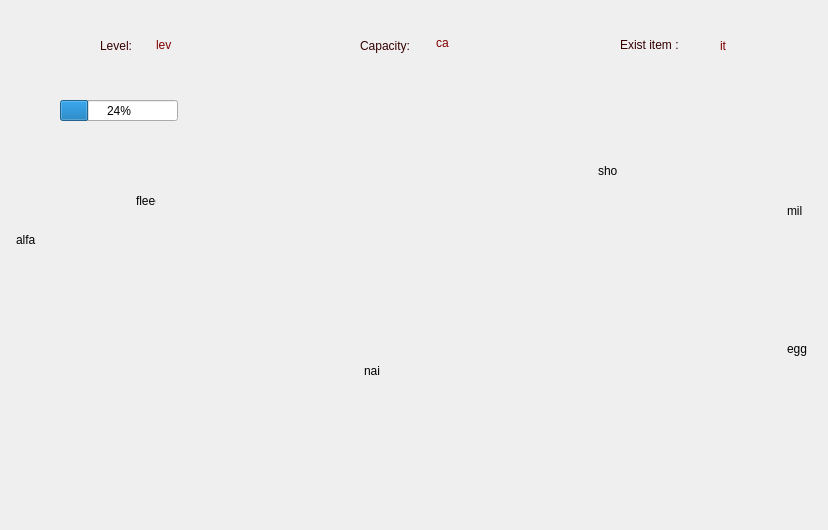
<?xml version="1.0" encoding="UTF-8"?>
<ui version="4.0">
 <class>barn</class>
 <widget class="QDialog" name="barn">
  <property name="geometry">
   <rect>
    <x>0</x>
    <y>0</y>
    <width>828</width>
    <height>530</height>
   </rect>
  </property>
  <property name="minimumSize">
   <size>
    <width>828</width>
    <height>530</height>
   </size>
  </property>
  <property name="maximumSize">
   <size>
    <width>828</width>
    <height>530</height>
   </size>
  </property>
  <property name="windowTitle">
   <string>Barn</string>
  </property>
  <widget class="QLabel" name="label">
   <property name="geometry">
    <rect>
     <x>100</x>
     <y>30</y>
     <width>51</width>
     <height>31</height>
    </rect>
   </property>
   <property name="styleSheet">
    <string notr="true">color: rgb(52, 0, 0);
font: 11pt &quot;MS Shell Dlg 2&quot;;</string>
   </property>
   <property name="text">
    <string>Level:</string>
   </property>
  </widget>
  <widget class="QLabel" name="label_2">
   <property name="geometry">
    <rect>
     <x>360</x>
     <y>30</y>
     <width>81</width>
     <height>31</height>
    </rect>
   </property>
   <property name="styleSheet">
    <string notr="true">color: rgb(52, 0, 0);
font: 11pt &quot;MS Shell Dlg 2&quot;;</string>
   </property>
   <property name="text">
    <string>Capacity:</string>
   </property>
  </widget>
  <widget class="QLabel" name="label_3">
   <property name="geometry">
    <rect>
     <x>620</x>
     <y>29</y>
     <width>91</width>
     <height>31</height>
    </rect>
   </property>
   <property name="styleSheet">
    <string notr="true">color: rgb(52, 0, 0);
font: 11pt &quot;MS Shell Dlg 2&quot;;</string>
   </property>
   <property name="text">
    <string>Exist item :</string>
   </property>
  </widget>
  <widget class="QLabel" name="level">
   <property name="geometry">
    <rect>
     <x>156</x>
     <y>34</y>
     <width>51</width>
     <height>21</height>
    </rect>
   </property>
   <property name="styleSheet">
    <string notr="true">color: rgb(127, 0, 0);
font: 12pt &quot;MS Shell Dlg 2&quot;;</string>
   </property>
   <property name="text">
    <string>lev</string>
   </property>
  </widget>
  <widget class="QLabel" name="capacity">
   <property name="geometry">
    <rect>
     <x>436</x>
     <y>32</y>
     <width>61</width>
     <height>21</height>
    </rect>
   </property>
   <property name="styleSheet">
    <string notr="true">color: rgb(127, 0, 0);
font: 12pt &quot;MS Shell Dlg 2&quot;;</string>
   </property>
   <property name="text">
    <string>ca</string>
   </property>
  </widget>
  <widget class="QLabel" name="shovel">
   <property name="geometry">
    <rect>
     <x>598</x>
     <y>160</y>
     <width>20</width>
     <height>21</height>
    </rect>
   </property>
   <property name="toolTip">
    <string>&lt;html&gt;&lt;head/&gt;&lt;body&gt;&lt;p&gt;Shovel&lt;/p&gt;&lt;/body&gt;&lt;/html&gt;</string>
   </property>
   <property name="text">
    <string>sho</string>
   </property>
  </widget>
  <widget class="QLabel" name="nail">
   <property name="geometry">
    <rect>
     <x>364</x>
     <y>360</y>
     <width>20</width>
     <height>21</height>
    </rect>
   </property>
   <property name="text">
    <string>nai</string>
   </property>
  </widget>
  <widget class="QLabel" name="alfalfa">
   <property name="geometry">
    <rect>
     <x>16</x>
     <y>230</y>
     <width>20</width>
     <height>20</height>
    </rect>
   </property>
   <property name="text">
    <string>alfa</string>
   </property>
  </widget>
  <widget class="QLabel" name="egg">
   <property name="geometry">
    <rect>
     <x>787</x>
     <y>339</y>
     <width>20</width>
     <height>20</height>
    </rect>
   </property>
   <property name="text">
    <string>egg</string>
   </property>
  </widget>
  <widget class="QLabel" name="milk">
   <property name="geometry">
    <rect>
     <x>787</x>
     <y>200</y>
     <width>20</width>
     <height>21</height>
    </rect>
   </property>
   <property name="toolTip">
    <string>&lt;html&gt;&lt;head/&gt;&lt;body&gt;&lt;p&gt;Milk&lt;/p&gt;&lt;/body&gt;&lt;/html&gt;</string>
   </property>
   <property name="text">
    <string>mil</string>
   </property>
  </widget>
  <widget class="QLabel" name="fleece">
   <property name="geometry">
    <rect>
     <x>136</x>
     <y>190</y>
     <width>20</width>
     <height>21</height>
    </rect>
   </property>
   <property name="text">
    <string>fleece</string>
   </property>
  </widget>
  <widget class="QPushButton" name="upgrade">
   <property name="geometry">
    <rect>
     <x>0</x>
     <y>80</y>
     <width>61</width>
     <height>61</height>
    </rect>
   </property>
   <property name="cursor">
    <cursorShape>PointingHandCursor</cursorShape>
   </property>
   <property name="toolTip">
    <string>&lt;html&gt;&lt;head/&gt;&lt;body&gt;&lt;p&gt;Upgrade&lt;/p&gt;&lt;/body&gt;&lt;/html&gt;</string>
   </property>
   <property name="styleSheet">
    <string notr="true">alternate-background-color: qlineargradient(spread:pad, x1:0, y1:0, x2:1, y2:1, stop:1 rgba(0, 0, 0, 0));
border : none;</string>
   </property>
   <property name="text">
    <string/>
   </property>
   <property name="icon">
    <iconset resource="game_recources.qrc">
     <normaloff>:/game_backgrounds/pics_project/upgrade.png</normaloff>:/game_backgrounds/pics_project/upgrade.png</iconset>
   </property>
   <property name="iconSize">
    <size>
     <width>75</width>
     <height>75</height>
    </size>
   </property>
  </widget>
  <widget class="QProgressBar" name="barn_pro">
   <property name="geometry">
    <rect>
     <x>60</x>
     <y>100</y>
     <width>118</width>
     <height>21</height>
    </rect>
   </property>
   <property name="cursor">
    <cursorShape>WaitCursor</cursorShape>
   </property>
   <property name="value">
    <number>24</number>
   </property>
   <property name="alignment">
    <set>Qt::AlignCenter</set>
   </property>
  </widget>
  <widget class="QLabel" name="label_4">
   <property name="geometry">
    <rect>
     <x>0</x>
     <y>0</y>
     <width>831</width>
     <height>531</height>
    </rect>
   </property>
   <property name="cursor">
    <cursorShape>ArrowCursor</cursorShape>
   </property>
   <property name="text">
    <string/>
   </property>
   <property name="pixmap">
    <pixmap resource="game_recources.qrc">:/game_backgrounds/pics_project/silo back.jpg</pixmap>
   </property>
   <property name="scaledContents">
    <bool>true</bool>
   </property>
  </widget>
  <widget class="QLabel" name="label_12">
   <property name="geometry">
    <rect>
     <x>660</x>
     <y>390</y>
     <width>181</width>
     <height>151</height>
    </rect>
   </property>
   <property name="cursor">
    <cursorShape>WhatsThisCursor</cursorShape>
   </property>
   <property name="toolTip">
    <string>&lt;html&gt;&lt;head/&gt;&lt;body&gt;&lt;p&gt;Egg&lt;/p&gt;&lt;/body&gt;&lt;/html&gt;</string>
   </property>
   <property name="text">
    <string/>
   </property>
   <property name="pixmap">
    <pixmap resource="game_recources.qrc">:/game_backgrounds/pics_project/box2.png</pixmap>
   </property>
   <property name="scaledContents">
    <bool>true</bool>
   </property>
  </widget>
  <widget class="QLabel" name="label_16">
   <property name="geometry">
    <rect>
     <x>740</x>
     <y>390</y>
     <width>91</width>
     <height>61</height>
    </rect>
   </property>
   <property name="cursor">
    <cursorShape>WhatsThisCursor</cursorShape>
   </property>
   <property name="toolTip">
    <string>&lt;html&gt;&lt;head/&gt;&lt;body&gt;&lt;p&gt;Egg&lt;/p&gt;&lt;/body&gt;&lt;/html&gt;</string>
   </property>
   <property name="text">
    <string/>
   </property>
   <property name="pixmap">
    <pixmap resource="game_recources.qrc">:/game_backgrounds/pics_project/egg_pack.png</pixmap>
   </property>
   <property name="scaledContents">
    <bool>true</bool>
   </property>
  </widget>
  <widget class="QLabel" name="label_17">
   <property name="geometry">
    <rect>
     <x>690</x>
     <y>370</y>
     <width>91</width>
     <height>61</height>
    </rect>
   </property>
   <property name="cursor">
    <cursorShape>WhatsThisCursor</cursorShape>
   </property>
   <property name="toolTip">
    <string>&lt;html&gt;&lt;head/&gt;&lt;body&gt;&lt;p&gt;Egg&lt;/p&gt;&lt;/body&gt;&lt;/html&gt;</string>
   </property>
   <property name="text">
    <string/>
   </property>
   <property name="pixmap">
    <pixmap resource="game_recources.qrc">:/game_backgrounds/pics_project/egg_pack.png</pixmap>
   </property>
   <property name="scaledContents">
    <bool>true</bool>
   </property>
  </widget>
  <widget class="QLabel" name="label_18">
   <property name="geometry">
    <rect>
     <x>600</x>
     <y>230</y>
     <width>51</width>
     <height>161</height>
    </rect>
   </property>
   <property name="cursor">
    <cursorShape>WhatsThisCursor</cursorShape>
   </property>
   <property name="toolTip">
    <string>&lt;html&gt;&lt;head/&gt;&lt;body&gt;&lt;p&gt;Shovel&lt;/p&gt;&lt;/body&gt;&lt;/html&gt;</string>
   </property>
   <property name="text">
    <string/>
   </property>
   <property name="pixmap">
    <pixmap resource="game_recources.qrc">:/game_backgrounds/pics_project/shovel2.png</pixmap>
   </property>
   <property name="scaledContents">
    <bool>true</bool>
   </property>
  </widget>
  <widget class="QLabel" name="label_19">
   <property name="geometry">
    <rect>
     <x>590</x>
     <y>240</y>
     <width>51</width>
     <height>161</height>
    </rect>
   </property>
   <property name="cursor">
    <cursorShape>WhatsThisCursor</cursorShape>
   </property>
   <property name="toolTip">
    <string>&lt;html&gt;&lt;head/&gt;&lt;body&gt;&lt;p&gt;Shovel&lt;/p&gt;&lt;/body&gt;&lt;/html&gt;</string>
   </property>
   <property name="text">
    <string/>
   </property>
   <property name="pixmap">
    <pixmap resource="game_recources.qrc">:/game_backgrounds/pics_project/shovel2.png</pixmap>
   </property>
   <property name="scaledContents">
    <bool>true</bool>
   </property>
  </widget>
  <widget class="QLabel" name="label_20">
   <property name="geometry">
    <rect>
     <x>570</x>
     <y>230</y>
     <width>51</width>
     <height>161</height>
    </rect>
   </property>
   <property name="cursor">
    <cursorShape>WhatsThisCursor</cursorShape>
   </property>
   <property name="toolTip">
    <string>&lt;html&gt;&lt;head/&gt;&lt;body&gt;&lt;p&gt;Shovel&lt;/p&gt;&lt;/body&gt;&lt;/html&gt;</string>
   </property>
   <property name="text">
    <string/>
   </property>
   <property name="pixmap">
    <pixmap resource="game_recources.qrc">:/game_backgrounds/pics_project/shovel2.png</pixmap>
   </property>
   <property name="scaledContents">
    <bool>true</bool>
   </property>
  </widget>
  <widget class="QLabel" name="label_21">
   <property name="geometry">
    <rect>
     <x>790</x>
     <y>280</y>
     <width>71</width>
     <height>91</height>
    </rect>
   </property>
   <property name="cursor">
    <cursorShape>WhatsThisCursor</cursorShape>
   </property>
   <property name="toolTip">
    <string>&lt;html&gt;&lt;head/&gt;&lt;body&gt;&lt;p&gt;Milk&lt;/p&gt;&lt;/body&gt;&lt;/html&gt;</string>
   </property>
   <property name="text">
    <string/>
   </property>
   <property name="pixmap">
    <pixmap resource="game_recources.qrc">:/game_backgrounds/pics_project/milk box.png</pixmap>
   </property>
   <property name="scaledContents">
    <bool>true</bool>
   </property>
  </widget>
  <widget class="QLabel" name="label_22">
   <property name="geometry">
    <rect>
     <x>750</x>
     <y>270</y>
     <width>71</width>
     <height>91</height>
    </rect>
   </property>
   <property name="cursor">
    <cursorShape>WhatsThisCursor</cursorShape>
   </property>
   <property name="toolTip">
    <string>&lt;html&gt;&lt;head/&gt;&lt;body&gt;&lt;p&gt;Milk&lt;/p&gt;&lt;/body&gt;&lt;/html&gt;</string>
   </property>
   <property name="text">
    <string/>
   </property>
   <property name="pixmap">
    <pixmap resource="game_recources.qrc">:/game_backgrounds/pics_project/milk box.png</pixmap>
   </property>
   <property name="scaledContents">
    <bool>true</bool>
   </property>
  </widget>
  <widget class="QLabel" name="label_23">
   <property name="geometry">
    <rect>
     <x>710</x>
     <y>260</y>
     <width>71</width>
     <height>91</height>
    </rect>
   </property>
   <property name="cursor">
    <cursorShape>WhatsThisCursor</cursorShape>
   </property>
   <property name="toolTip">
    <string>&lt;html&gt;&lt;head/&gt;&lt;body&gt;&lt;p&gt;Milk&lt;/p&gt;&lt;/body&gt;&lt;/html&gt;</string>
   </property>
   <property name="text">
    <string/>
   </property>
   <property name="pixmap">
    <pixmap resource="game_recources.qrc">:/game_backgrounds/pics_project/milk box.png</pixmap>
   </property>
   <property name="scaledContents">
    <bool>true</bool>
   </property>
  </widget>
  <widget class="QLabel" name="label_24">
   <property name="geometry">
    <rect>
     <x>640</x>
     <y>370</y>
     <width>71</width>
     <height>91</height>
    </rect>
   </property>
   <property name="toolTip">
    <string>&lt;html&gt;&lt;head/&gt;&lt;body&gt;&lt;p&gt;Milk&lt;/p&gt;&lt;/body&gt;&lt;/html&gt;</string>
   </property>
   <property name="text">
    <string/>
   </property>
   <property name="pixmap">
    <pixmap resource="game_recources.qrc">:/game_backgrounds/pics_project/milk box.png</pixmap>
   </property>
   <property name="scaledContents">
    <bool>true</bool>
   </property>
  </widget>
  <widget class="QLabel" name="label_25">
   <property name="geometry">
    <rect>
     <x>20</x>
     <y>20</y>
     <width>271</width>
     <height>51</height>
    </rect>
   </property>
   <property name="text">
    <string/>
   </property>
   <property name="pixmap">
    <pixmap resource="game_recources.qrc">:/game_backgrounds/pics_project/push botton.png</pixmap>
   </property>
   <property name="scaledContents">
    <bool>true</bool>
   </property>
  </widget>
  <widget class="QLabel" name="label_26">
   <property name="geometry">
    <rect>
     <x>290</x>
     <y>20</y>
     <width>271</width>
     <height>51</height>
    </rect>
   </property>
   <property name="text">
    <string/>
   </property>
   <property name="pixmap">
    <pixmap resource="game_recources.qrc">:/game_backgrounds/pics_project/push botton.png</pixmap>
   </property>
   <property name="scaledContents">
    <bool>true</bool>
   </property>
  </widget>
  <widget class="QLabel" name="label_27">
   <property name="geometry">
    <rect>
     <x>560</x>
     <y>20</y>
     <width>251</width>
     <height>51</height>
    </rect>
   </property>
   <property name="text">
    <string/>
   </property>
   <property name="pixmap">
    <pixmap resource="game_recources.qrc">:/game_backgrounds/pics_project/push botton.png</pixmap>
   </property>
   <property name="scaledContents">
    <bool>true</bool>
   </property>
  </widget>
  <widget class="QLabel" name="label_28">
   <property name="geometry">
    <rect>
     <x>320</x>
     <y>420</y>
     <width>91</width>
     <height>91</height>
    </rect>
   </property>
   <property name="cursor">
    <cursorShape>WhatsThisCursor</cursorShape>
   </property>
   <property name="toolTip">
    <string>&lt;html&gt;&lt;head/&gt;&lt;body&gt;&lt;p&gt;Nail&lt;/p&gt;&lt;/body&gt;&lt;/html&gt;</string>
   </property>
   <property name="text">
    <string/>
   </property>
   <property name="pixmap">
    <pixmap resource="game_recources.qrc">:/game_backgrounds/pics_project/egg_box.png</pixmap>
   </property>
   <property name="scaledContents">
    <bool>true</bool>
   </property>
  </widget>
  <widget class="QLabel" name="label_29">
   <property name="geometry">
    <rect>
     <x>150</x>
     <y>290</y>
     <width>51</width>
     <height>41</height>
    </rect>
   </property>
   <property name="text">
    <string/>
   </property>
   <property name="pixmap">
    <pixmap resource="game_recources.qrc">:/game_backgrounds/pics_project/wool.png</pixmap>
   </property>
   <property name="scaledContents">
    <bool>true</bool>
   </property>
  </widget>
  <widget class="QLabel" name="label_30">
   <property name="geometry">
    <rect>
     <x>70</x>
     <y>290</y>
     <width>151</width>
     <height>151</height>
    </rect>
   </property>
   <property name="text">
    <string/>
   </property>
   <property name="pixmap">
    <pixmap resource="game_recources.qrc">:/game_backgrounds/pics_project/wool.png</pixmap>
   </property>
   <property name="scaledContents">
    <bool>true</bool>
   </property>
  </widget>
  <widget class="QLabel" name="label_31">
   <property name="geometry">
    <rect>
     <x>50</x>
     <y>280</y>
     <width>151</width>
     <height>111</height>
    </rect>
   </property>
   <property name="cursor">
    <cursorShape>WhatsThisCursor</cursorShape>
   </property>
   <property name="toolTip">
    <string>&lt;html&gt;&lt;head/&gt;&lt;body&gt;&lt;p&gt;Fleece&lt;/p&gt;&lt;/body&gt;&lt;/html&gt;</string>
   </property>
   <property name="text">
    <string/>
   </property>
   <property name="pixmap">
    <pixmap resource="game_recources.qrc">:/game_backgrounds/pics_project/wool.png</pixmap>
   </property>
   <property name="scaledContents">
    <bool>true</bool>
   </property>
  </widget>
  <widget class="QLabel" name="label_32">
   <property name="geometry">
    <rect>
     <x>120</x>
     <y>290</y>
     <width>91</width>
     <height>81</height>
    </rect>
   </property>
   <property name="text">
    <string/>
   </property>
   <property name="pixmap">
    <pixmap resource="game_recources.qrc">:/game_backgrounds/pics_project/wool.png</pixmap>
   </property>
   <property name="scaledContents">
    <bool>true</bool>
   </property>
  </widget>
  <widget class="QLabel" name="label_33">
   <property name="geometry">
    <rect>
     <x>50</x>
     <y>260</y>
     <width>151</width>
     <height>111</height>
    </rect>
   </property>
   <property name="toolTip">
    <string>&lt;html&gt;&lt;head/&gt;&lt;body&gt;&lt;p&gt;Fleece&lt;/p&gt;&lt;/body&gt;&lt;/html&gt;</string>
   </property>
   <property name="text">
    <string/>
   </property>
   <property name="pixmap">
    <pixmap resource="game_recources.qrc">:/game_backgrounds/pics_project/wool.png</pixmap>
   </property>
   <property name="scaledContents">
    <bool>true</bool>
   </property>
  </widget>
  <widget class="QLabel" name="label_34">
   <property name="geometry">
    <rect>
     <x>-20</x>
     <y>360</y>
     <width>211</width>
     <height>151</height>
    </rect>
   </property>
   <property name="cursor">
    <cursorShape>WhatsThisCursor</cursorShape>
   </property>
   <property name="toolTip">
    <string>&lt;html&gt;&lt;head/&gt;&lt;body&gt;&lt;p&gt;Alfalfa&lt;/p&gt;&lt;/body&gt;&lt;/html&gt;</string>
   </property>
   <property name="text">
    <string/>
   </property>
   <property name="pixmap">
    <pixmap resource="game_recources.qrc">:/game_backgrounds/pics_project/alfalfa bale.png</pixmap>
   </property>
   <property name="scaledContents">
    <bool>true</bool>
   </property>
  </widget>
  <widget class="QLabel" name="label_35">
   <property name="geometry">
    <rect>
     <x>-110</x>
     <y>400</y>
     <width>211</width>
     <height>151</height>
    </rect>
   </property>
   <property name="cursor">
    <cursorShape>WhatsThisCursor</cursorShape>
   </property>
   <property name="toolTip">
    <string>&lt;html&gt;&lt;head/&gt;&lt;body&gt;&lt;p&gt;Alfalfa&lt;/p&gt;&lt;/body&gt;&lt;/html&gt;</string>
   </property>
   <property name="text">
    <string/>
   </property>
   <property name="pixmap">
    <pixmap resource="game_recources.qrc">:/game_backgrounds/pics_project/alfalfa bale.png</pixmap>
   </property>
   <property name="scaledContents">
    <bool>true</bool>
   </property>
  </widget>
  <widget class="QLabel" name="label_36">
   <property name="geometry">
    <rect>
     <x>-120</x>
     <y>300</y>
     <width>211</width>
     <height>151</height>
    </rect>
   </property>
   <property name="cursor">
    <cursorShape>WhatsThisCursor</cursorShape>
   </property>
   <property name="toolTip">
    <string>&lt;html&gt;&lt;head/&gt;&lt;body&gt;&lt;p&gt;Alfalfa&lt;/p&gt;&lt;/body&gt;&lt;/html&gt;</string>
   </property>
   <property name="text">
    <string/>
   </property>
   <property name="pixmap">
    <pixmap resource="game_recources.qrc">:/game_backgrounds/pics_project/alfalfa bale.png</pixmap>
   </property>
   <property name="scaledContents">
    <bool>true</bool>
   </property>
  </widget>
  <widget class="QLabel" name="label_37">
   <property name="geometry">
    <rect>
     <x>150</x>
     <y>330</y>
     <width>51</width>
     <height>41</height>
    </rect>
   </property>
   <property name="text">
    <string/>
   </property>
   <property name="pixmap">
    <pixmap resource="game_recources.qrc">:/game_backgrounds/pics_project/wool.png</pixmap>
   </property>
   <property name="scaledContents">
    <bool>true</bool>
   </property>
  </widget>
  <widget class="QLabel" name="label_38">
   <property name="geometry">
    <rect>
     <x>110</x>
     <y>360</y>
     <width>91</width>
     <height>81</height>
    </rect>
   </property>
   <property name="cursor">
    <cursorShape>WhatsThisCursor</cursorShape>
   </property>
   <property name="toolTip">
    <string>&lt;html&gt;&lt;head/&gt;&lt;body&gt;&lt;p&gt;Fleece&lt;/p&gt;&lt;/body&gt;&lt;/html&gt;</string>
   </property>
   <property name="text">
    <string/>
   </property>
   <property name="pixmap">
    <pixmap resource="game_recources.qrc">:/game_backgrounds/pics_project/wool.png</pixmap>
   </property>
   <property name="scaledContents">
    <bool>true</bool>
   </property>
  </widget>
  <widget class="QLabel" name="label_39">
   <property name="geometry">
    <rect>
     <x>760</x>
     <y>180</y>
     <width>61</width>
     <height>91</height>
    </rect>
   </property>
   <property name="cursor">
    <cursorShape>WhatsThisCursor</cursorShape>
   </property>
   <property name="toolTip">
    <string>&lt;html&gt;&lt;head/&gt;&lt;body&gt;&lt;p&gt;Milk&lt;/p&gt;&lt;/body&gt;&lt;/html&gt;</string>
   </property>
   <property name="text">
    <string/>
   </property>
   <property name="pixmap">
    <pixmap resource="game_recources.qrc">:/game_backgrounds/pics_project/number-icon-png-18-removebg-preview.png</pixmap>
   </property>
   <property name="scaledContents">
    <bool>true</bool>
   </property>
  </widget>
  <widget class="QLabel" name="label_40">
   <property name="geometry">
    <rect>
     <x>760</x>
     <y>320</y>
     <width>61</width>
     <height>91</height>
    </rect>
   </property>
   <property name="cursor">
    <cursorShape>WhatsThisCursor</cursorShape>
   </property>
   <property name="toolTip">
    <string>&lt;html&gt;&lt;head/&gt;&lt;body&gt;&lt;p&gt;Egg&lt;/p&gt;&lt;/body&gt;&lt;/html&gt;</string>
   </property>
   <property name="text">
    <string/>
   </property>
   <property name="pixmap">
    <pixmap resource="game_recources.qrc">:/game_backgrounds/pics_project/number-icon-png-16-removebg-preview.png</pixmap>
   </property>
   <property name="scaledContents">
    <bool>true</bool>
   </property>
  </widget>
  <widget class="QLabel" name="label_41">
   <property name="geometry">
    <rect>
     <x>570</x>
     <y>140</y>
     <width>61</width>
     <height>91</height>
    </rect>
   </property>
   <property name="cursor">
    <cursorShape>WhatsThisCursor</cursorShape>
   </property>
   <property name="toolTip">
    <string>&lt;html&gt;&lt;head/&gt;&lt;body&gt;&lt;p&gt;Shovel&lt;/p&gt;&lt;/body&gt;&lt;/html&gt;</string>
   </property>
   <property name="text">
    <string/>
   </property>
   <property name="pixmap">
    <pixmap resource="game_recources.qrc">:/game_backgrounds/pics_project/number-icon-png-15-removebg-preview.png</pixmap>
   </property>
   <property name="scaledContents">
    <bool>true</bool>
   </property>
  </widget>
  <widget class="QLabel" name="label_42">
   <property name="geometry">
    <rect>
     <x>340</x>
     <y>340</y>
     <width>61</width>
     <height>91</height>
    </rect>
   </property>
   <property name="cursor">
    <cursorShape>WhatsThisCursor</cursorShape>
   </property>
   <property name="toolTip">
    <string>&lt;html&gt;&lt;head/&gt;&lt;body&gt;&lt;p&gt;Nail&lt;/p&gt;&lt;/body&gt;&lt;/html&gt;</string>
   </property>
   <property name="text">
    <string/>
   </property>
   <property name="pixmap">
    <pixmap resource="game_recources.qrc">:/game_backgrounds/pics_project/number-icon-png-17-removebg-preview.png</pixmap>
   </property>
   <property name="scaledContents">
    <bool>true</bool>
   </property>
  </widget>
  <widget class="QLabel" name="label_43">
   <property name="geometry">
    <rect>
     <x>110</x>
     <y>170</y>
     <width>61</width>
     <height>91</height>
    </rect>
   </property>
   <property name="cursor">
    <cursorShape>WhatsThisCursor</cursorShape>
   </property>
   <property name="toolTip">
    <string>&lt;html&gt;&lt;head/&gt;&lt;body&gt;&lt;p&gt;Fleece&lt;/p&gt;&lt;/body&gt;&lt;/html&gt;</string>
   </property>
   <property name="text">
    <string/>
   </property>
   <property name="pixmap">
    <pixmap resource="game_recources.qrc">:/game_backgrounds/pics_project/number-icon-png-14-removebg-preview.png</pixmap>
   </property>
   <property name="scaledContents">
    <bool>true</bool>
   </property>
  </widget>
  <widget class="QLabel" name="label_44">
   <property name="geometry">
    <rect>
     <x>-10</x>
     <y>210</y>
     <width>61</width>
     <height>91</height>
    </rect>
   </property>
   <property name="cursor">
    <cursorShape>WhatsThisCursor</cursorShape>
   </property>
   <property name="toolTip">
    <string>&lt;html&gt;&lt;head/&gt;&lt;body&gt;&lt;p&gt;Alfalfa&lt;/p&gt;&lt;/body&gt;&lt;/html&gt;</string>
   </property>
   <property name="text">
    <string/>
   </property>
   <property name="pixmap">
    <pixmap resource="game_recources.qrc">:/game_backgrounds/pics_project/number-icon-png-19-removebg-preview.png</pixmap>
   </property>
   <property name="scaledContents">
    <bool>true</bool>
   </property>
  </widget>
  <widget class="QPushButton" name="upgrade_2">
   <property name="geometry">
    <rect>
     <x>380</x>
     <y>450</y>
     <width>21</width>
     <height>21</height>
    </rect>
   </property>
   <property name="cursor">
    <cursorShape>PointingHandCursor</cursorShape>
   </property>
   <property name="toolTip">
    <string>&lt;html&gt;&lt;head/&gt;&lt;body&gt;&lt;p&gt;Upgrade&lt;/p&gt;&lt;/body&gt;&lt;/html&gt;</string>
   </property>
   <property name="styleSheet">
    <string notr="true">alternate-background-color: qlineargradient(spread:pad, x1:0, y1:0, x2:1, y2:1, stop:1 rgba(0, 0, 0, 0));
border : none;</string>
   </property>
   <property name="text">
    <string/>
   </property>
   <property name="icon">
    <iconset resource="game_recources.qrc">
     <normaloff>:/game_backgrounds/pics_project/nail (2).png</normaloff>:/game_backgrounds/pics_project/nail (2).png</iconset>
   </property>
   <property name="iconSize">
    <size>
     <width>20</width>
     <height>20</height>
    </size>
   </property>
  </widget>
  <widget class="QPushButton" name="upgrade_3">
   <property name="geometry">
    <rect>
     <x>370</x>
     <y>450</y>
     <width>21</width>
     <height>21</height>
    </rect>
   </property>
   <property name="cursor">
    <cursorShape>PointingHandCursor</cursorShape>
   </property>
   <property name="toolTip">
    <string>&lt;html&gt;&lt;head/&gt;&lt;body&gt;&lt;p&gt;Upgrade&lt;/p&gt;&lt;/body&gt;&lt;/html&gt;</string>
   </property>
   <property name="styleSheet">
    <string notr="true">alternate-background-color: qlineargradient(spread:pad, x1:0, y1:0, x2:1, y2:1, stop:1 rgba(0, 0, 0, 0));
border : none;</string>
   </property>
   <property name="text">
    <string/>
   </property>
   <property name="icon">
    <iconset resource="game_recources.qrc">
     <normaloff>:/game_backgrounds/pics_project/nail (2).png</normaloff>:/game_backgrounds/pics_project/nail (2).png</iconset>
   </property>
   <property name="iconSize">
    <size>
     <width>20</width>
     <height>20</height>
    </size>
   </property>
  </widget>
  <widget class="QPushButton" name="upgrade_4">
   <property name="geometry">
    <rect>
     <x>330</x>
     <y>440</y>
     <width>21</width>
     <height>21</height>
    </rect>
   </property>
   <property name="cursor">
    <cursorShape>WhatsThisCursor</cursorShape>
   </property>
   <property name="toolTip">
    <string>&lt;html&gt;&lt;head/&gt;&lt;body&gt;&lt;p&gt;Nail&lt;/p&gt;&lt;/body&gt;&lt;/html&gt;</string>
   </property>
   <property name="styleSheet">
    <string notr="true">alternate-background-color: qlineargradient(spread:pad, x1:0, y1:0, x2:1, y2:1, stop:1 rgba(0, 0, 0, 0));
border : none;</string>
   </property>
   <property name="text">
    <string/>
   </property>
   <property name="icon">
    <iconset resource="game_recources.qrc">
     <normaloff>:/game_backgrounds/pics_project/nail (2).png</normaloff>:/game_backgrounds/pics_project/nail (2).png</iconset>
   </property>
   <property name="iconSize">
    <size>
     <width>20</width>
     <height>20</height>
    </size>
   </property>
  </widget>
  <widget class="QPushButton" name="upgrade_5">
   <property name="geometry">
    <rect>
     <x>340</x>
     <y>440</y>
     <width>21</width>
     <height>21</height>
    </rect>
   </property>
   <property name="cursor">
    <cursorShape>WhatsThisCursor</cursorShape>
   </property>
   <property name="toolTip">
    <string>&lt;html&gt;&lt;head/&gt;&lt;body&gt;&lt;p&gt;Nail&lt;/p&gt;&lt;/body&gt;&lt;/html&gt;</string>
   </property>
   <property name="styleSheet">
    <string notr="true">alternate-background-color: qlineargradient(spread:pad, x1:0, y1:0, x2:1, y2:1, stop:1 rgba(0, 0, 0, 0));
border : none;</string>
   </property>
   <property name="text">
    <string/>
   </property>
   <property name="icon">
    <iconset resource="game_recources.qrc">
     <normaloff>:/game_backgrounds/pics_project/nail (2).png</normaloff>:/game_backgrounds/pics_project/nail (2).png</iconset>
   </property>
   <property name="iconSize">
    <size>
     <width>20</width>
     <height>20</height>
    </size>
   </property>
  </widget>
  <widget class="QPushButton" name="upgrade_6">
   <property name="geometry">
    <rect>
     <x>360</x>
     <y>450</y>
     <width>21</width>
     <height>21</height>
    </rect>
   </property>
   <property name="cursor">
    <cursorShape>PointingHandCursor</cursorShape>
   </property>
   <property name="toolTip">
    <string>&lt;html&gt;&lt;head/&gt;&lt;body&gt;&lt;p&gt;Upgrade&lt;/p&gt;&lt;/body&gt;&lt;/html&gt;</string>
   </property>
   <property name="styleSheet">
    <string notr="true">alternate-background-color: qlineargradient(spread:pad, x1:0, y1:0, x2:1, y2:1, stop:1 rgba(0, 0, 0, 0));
border : none;</string>
   </property>
   <property name="text">
    <string/>
   </property>
   <property name="icon">
    <iconset resource="game_recources.qrc">
     <normaloff>:/game_backgrounds/pics_project/nail (2).png</normaloff>:/game_backgrounds/pics_project/nail (2).png</iconset>
   </property>
   <property name="iconSize">
    <size>
     <width>20</width>
     <height>20</height>
    </size>
   </property>
  </widget>
  <widget class="QPushButton" name="upgrade_7">
   <property name="geometry">
    <rect>
     <x>350</x>
     <y>440</y>
     <width>21</width>
     <height>21</height>
    </rect>
   </property>
   <property name="cursor">
    <cursorShape>WhatsThisCursor</cursorShape>
   </property>
   <property name="toolTip">
    <string>&lt;html&gt;&lt;head/&gt;&lt;body&gt;&lt;p&gt;Nail&lt;/p&gt;&lt;/body&gt;&lt;/html&gt;</string>
   </property>
   <property name="styleSheet">
    <string notr="true">alternate-background-color: qlineargradient(spread:pad, x1:0, y1:0, x2:1, y2:1, stop:1 rgba(0, 0, 0, 0));
border : none;</string>
   </property>
   <property name="text">
    <string/>
   </property>
   <property name="icon">
    <iconset resource="game_recources.qrc">
     <normaloff>:/game_backgrounds/pics_project/nail (2).png</normaloff>:/game_backgrounds/pics_project/nail (2).png</iconset>
   </property>
   <property name="iconSize">
    <size>
     <width>20</width>
     <height>20</height>
    </size>
   </property>
  </widget>
  <widget class="QPushButton" name="upgrade_8">
   <property name="geometry">
    <rect>
     <x>360</x>
     <y>450</y>
     <width>21</width>
     <height>21</height>
    </rect>
   </property>
   <property name="cursor">
    <cursorShape>PointingHandCursor</cursorShape>
   </property>
   <property name="toolTip">
    <string>&lt;html&gt;&lt;head/&gt;&lt;body&gt;&lt;p&gt;Upgrade&lt;/p&gt;&lt;/body&gt;&lt;/html&gt;</string>
   </property>
   <property name="styleSheet">
    <string notr="true">alternate-background-color: qlineargradient(spread:pad, x1:0, y1:0, x2:1, y2:1, stop:1 rgba(0, 0, 0, 0));
border : none;</string>
   </property>
   <property name="text">
    <string/>
   </property>
   <property name="icon">
    <iconset resource="game_recources.qrc">
     <normaloff>:/game_backgrounds/pics_project/nail (2).png</normaloff>:/game_backgrounds/pics_project/nail (2).png</iconset>
   </property>
   <property name="iconSize">
    <size>
     <width>20</width>
     <height>20</height>
    </size>
   </property>
  </widget>
  <widget class="QPushButton" name="upgrade_9">
   <property name="geometry">
    <rect>
     <x>370</x>
     <y>450</y>
     <width>21</width>
     <height>21</height>
    </rect>
   </property>
   <property name="cursor">
    <cursorShape>PointingHandCursor</cursorShape>
   </property>
   <property name="toolTip">
    <string>&lt;html&gt;&lt;head/&gt;&lt;body&gt;&lt;p&gt;Upgrade&lt;/p&gt;&lt;/body&gt;&lt;/html&gt;</string>
   </property>
   <property name="styleSheet">
    <string notr="true">alternate-background-color: qlineargradient(spread:pad, x1:0, y1:0, x2:1, y2:1, stop:1 rgba(0, 0, 0, 0));
border : none;</string>
   </property>
   <property name="text">
    <string/>
   </property>
   <property name="icon">
    <iconset resource="game_recources.qrc">
     <normaloff>:/game_backgrounds/pics_project/nail (2).png</normaloff>:/game_backgrounds/pics_project/nail (2).png</iconset>
   </property>
   <property name="iconSize">
    <size>
     <width>20</width>
     <height>20</height>
    </size>
   </property>
  </widget>
  <widget class="QPushButton" name="upgrade_10">
   <property name="geometry">
    <rect>
     <x>370</x>
     <y>450</y>
     <width>31</width>
     <height>21</height>
    </rect>
   </property>
   <property name="cursor">
    <cursorShape>WhatsThisCursor</cursorShape>
   </property>
   <property name="toolTip">
    <string>&lt;html&gt;&lt;head/&gt;&lt;body&gt;&lt;p&gt;Nail&lt;/p&gt;&lt;/body&gt;&lt;/html&gt;</string>
   </property>
   <property name="styleSheet">
    <string notr="true">alternate-background-color: qlineargradient(spread:pad, x1:0, y1:0, x2:1, y2:1, stop:1 rgba(0, 0, 0, 0));
border : none;</string>
   </property>
   <property name="text">
    <string/>
   </property>
   <property name="icon">
    <iconset resource="game_recources.qrc">
     <normaloff>:/game_backgrounds/pics_project/nail (2).png</normaloff>:/game_backgrounds/pics_project/nail (2).png</iconset>
   </property>
   <property name="iconSize">
    <size>
     <width>20</width>
     <height>20</height>
    </size>
   </property>
  </widget>
  <widget class="QPushButton" name="upgrade_11">
   <property name="geometry">
    <rect>
     <x>350</x>
     <y>450</y>
     <width>21</width>
     <height>16</height>
    </rect>
   </property>
   <property name="cursor">
    <cursorShape>WhatsThisCursor</cursorShape>
   </property>
   <property name="toolTip">
    <string>&lt;html&gt;&lt;head/&gt;&lt;body&gt;&lt;p&gt;Nail&lt;/p&gt;&lt;/body&gt;&lt;/html&gt;</string>
   </property>
   <property name="styleSheet">
    <string notr="true">alternate-background-color: qlineargradient(spread:pad, x1:0, y1:0, x2:1, y2:1, stop:1 rgba(0, 0, 0, 0));
border : none;</string>
   </property>
   <property name="text">
    <string/>
   </property>
   <property name="icon">
    <iconset resource="game_recources.qrc">
     <normaloff>:/game_backgrounds/pics_project/nail (2).png</normaloff>:/game_backgrounds/pics_project/nail (2).png</iconset>
   </property>
   <property name="iconSize">
    <size>
     <width>20</width>
     <height>20</height>
    </size>
   </property>
  </widget>
  <widget class="QPushButton" name="upgrade_12">
   <property name="geometry">
    <rect>
     <x>360</x>
     <y>450</y>
     <width>21</width>
     <height>21</height>
    </rect>
   </property>
   <property name="cursor">
    <cursorShape>PointingHandCursor</cursorShape>
   </property>
   <property name="toolTip">
    <string>&lt;html&gt;&lt;head/&gt;&lt;body&gt;&lt;p&gt;Upgrade&lt;/p&gt;&lt;/body&gt;&lt;/html&gt;</string>
   </property>
   <property name="styleSheet">
    <string notr="true">alternate-background-color: qlineargradient(spread:pad, x1:0, y1:0, x2:1, y2:1, stop:1 rgba(0, 0, 0, 0));
border : none;</string>
   </property>
   <property name="text">
    <string/>
   </property>
   <property name="icon">
    <iconset resource="game_recources.qrc">
     <normaloff>:/game_backgrounds/pics_project/nail (2).png</normaloff>:/game_backgrounds/pics_project/nail (2).png</iconset>
   </property>
   <property name="iconSize">
    <size>
     <width>20</width>
     <height>20</height>
    </size>
   </property>
  </widget>
  <widget class="QPushButton" name="upgrade_13">
   <property name="geometry">
    <rect>
     <x>360</x>
     <y>450</y>
     <width>21</width>
     <height>21</height>
    </rect>
   </property>
   <property name="cursor">
    <cursorShape>WhatsThisCursor</cursorShape>
   </property>
   <property name="toolTip">
    <string>&lt;html&gt;&lt;head/&gt;&lt;body&gt;&lt;p&gt;Nail&lt;/p&gt;&lt;/body&gt;&lt;/html&gt;</string>
   </property>
   <property name="styleSheet">
    <string notr="true">alternate-background-color: qlineargradient(spread:pad, x1:0, y1:0, x2:1, y2:1, stop:1 rgba(0, 0, 0, 0));
border : none;</string>
   </property>
   <property name="text">
    <string/>
   </property>
   <property name="icon">
    <iconset resource="game_recources.qrc">
     <normaloff>:/game_backgrounds/pics_project/nail (2).png</normaloff>:/game_backgrounds/pics_project/nail (2).png</iconset>
   </property>
   <property name="iconSize">
    <size>
     <width>20</width>
     <height>20</height>
    </size>
   </property>
  </widget>
  <widget class="QPushButton" name="upgrade_14">
   <property name="geometry">
    <rect>
     <x>360</x>
     <y>440</y>
     <width>16</width>
     <height>21</height>
    </rect>
   </property>
   <property name="cursor">
    <cursorShape>WhatsThisCursor</cursorShape>
   </property>
   <property name="toolTip">
    <string>&lt;html&gt;&lt;head/&gt;&lt;body&gt;&lt;p&gt;Nail&lt;/p&gt;&lt;/body&gt;&lt;/html&gt;</string>
   </property>
   <property name="styleSheet">
    <string notr="true">alternate-background-color: qlineargradient(spread:pad, x1:0, y1:0, x2:1, y2:1, stop:1 rgba(0, 0, 0, 0));
border : none;</string>
   </property>
   <property name="text">
    <string/>
   </property>
   <property name="icon">
    <iconset resource="game_recources.qrc">
     <normaloff>:/game_backgrounds/pics_project/nail (2).png</normaloff>:/game_backgrounds/pics_project/nail (2).png</iconset>
   </property>
   <property name="iconSize">
    <size>
     <width>20</width>
     <height>20</height>
    </size>
   </property>
  </widget>
  <widget class="QLabel" name="items">
   <property name="geometry">
    <rect>
     <x>720</x>
     <y>30</y>
     <width>41</width>
     <height>31</height>
    </rect>
   </property>
   <property name="styleSheet">
    <string notr="true">color: rgb(127, 0, 0);
font: 12pt &quot;MS Shell Dlg 2&quot;;</string>
   </property>
   <property name="text">
    <string>it</string>
   </property>
  </widget>
  <widget class="QPushButton" name="refresh">
   <property name="geometry">
    <rect>
     <x>780</x>
     <y>80</y>
     <width>41</width>
     <height>41</height>
    </rect>
   </property>
   <property name="cursor">
    <cursorShape>PointingHandCursor</cursorShape>
   </property>
   <property name="toolTip">
    <string>&lt;html&gt;&lt;head/&gt;&lt;body&gt;&lt;p&gt;&lt;span style=&quot; color:#ffffff;&quot;&gt;Refresh&lt;/span&gt;&lt;/p&gt;&lt;/body&gt;&lt;/html&gt;</string>
   </property>
   <property name="styleSheet">
    <string notr="true">background-color: qlineargradient(spread:pad, x1:0.043, y1:0.426, x2:1, y2:1, stop:0 rgba(0, 0, 0, 0), stop:1 rgba(255, 255, 255, 0));
border: none;</string>
   </property>
   <property name="text">
    <string/>
   </property>
   <property name="icon">
    <iconset resource="game_recources.qrc">
     <normaloff>:/game_backgrounds/pics_project/refresh.png</normaloff>:/game_backgrounds/pics_project/refresh.png</iconset>
   </property>
   <property name="iconSize">
    <size>
     <width>50</width>
     <height>50</height>
    </size>
   </property>
  </widget>
  <zorder>label_4</zorder>
  <zorder>upgrade</zorder>
  <zorder>barn_pro</zorder>
  <zorder>label_18</zorder>
  <zorder>label_20</zorder>
  <zorder>label_19</zorder>
  <zorder>label_23</zorder>
  <zorder>label_22</zorder>
  <zorder>label_21</zorder>
  <zorder>label_24</zorder>
  <zorder>label_12</zorder>
  <zorder>label_17</zorder>
  <zorder>label_25</zorder>
  <zorder>label_26</zorder>
  <zorder>label_27</zorder>
  <zorder>label_16</zorder>
  <zorder>label_30</zorder>
  <zorder>label_32</zorder>
  <zorder>label_29</zorder>
  <zorder>label_37</zorder>
  <zorder>label_33</zorder>
  <zorder>label_31</zorder>
  <zorder>label_28</zorder>
  <zorder>label_38</zorder>
  <zorder>label_34</zorder>
  <zorder>label_35</zorder>
  <zorder>label_36</zorder>
  <zorder>label_39</zorder>
  <zorder>milk</zorder>
  <zorder>label_40</zorder>
  <zorder>egg</zorder>
  <zorder>label_41</zorder>
  <zorder>shovel</zorder>
  <zorder>label_42</zorder>
  <zorder>nail</zorder>
  <zorder>label_43</zorder>
  <zorder>fleece</zorder>
  <zorder>label_44</zorder>
  <zorder>alfalfa</zorder>
  <zorder>label</zorder>
  <zorder>level</zorder>
  <zorder>label_2</zorder>
  <zorder>capacity</zorder>
  <zorder>label_3</zorder>
  <zorder>upgrade_2</zorder>
  <zorder>upgrade_3</zorder>
  <zorder>upgrade_4</zorder>
  <zorder>upgrade_5</zorder>
  <zorder>upgrade_6</zorder>
  <zorder>upgrade_7</zorder>
  <zorder>upgrade_8</zorder>
  <zorder>upgrade_9</zorder>
  <zorder>upgrade_10</zorder>
  <zorder>upgrade_11</zorder>
  <zorder>upgrade_12</zorder>
  <zorder>upgrade_13</zorder>
  <zorder>upgrade_14</zorder>
  <zorder>items</zorder>
  <zorder>refresh</zorder>
 </widget>
 <resources>
  <include location="game_recources.qrc"/>
 </resources>
 <connections/>
</ui>
